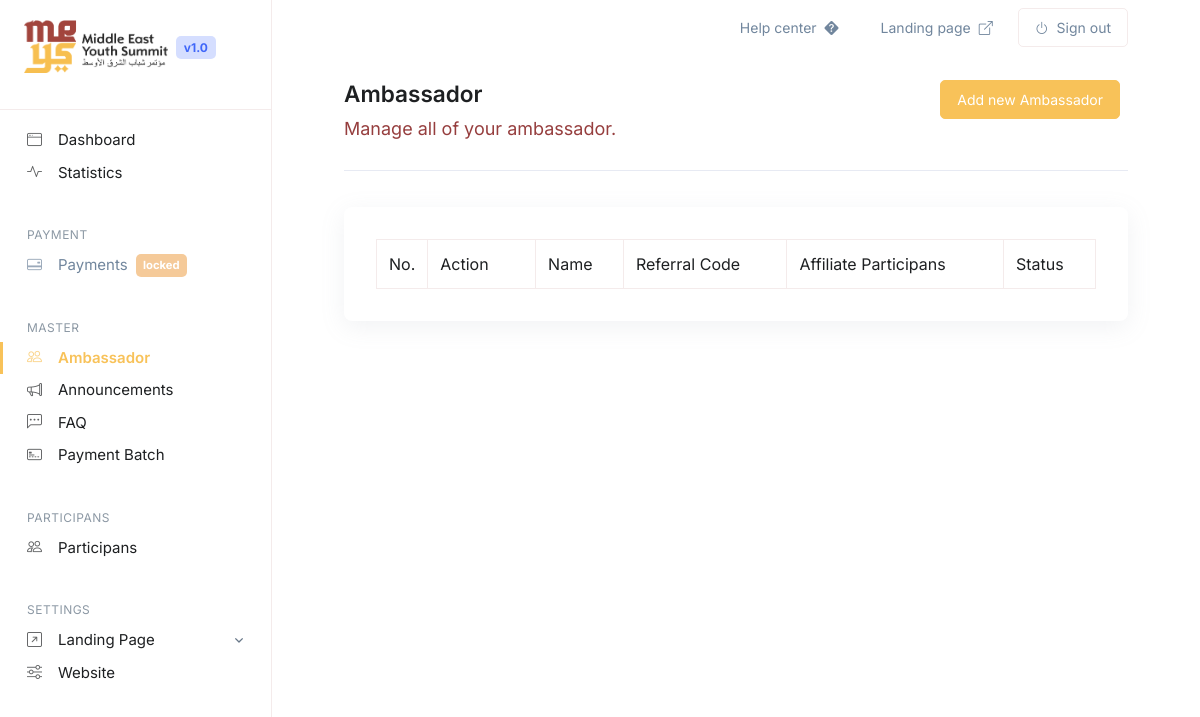
Before: /index.php/master/ambassador with the older database file.
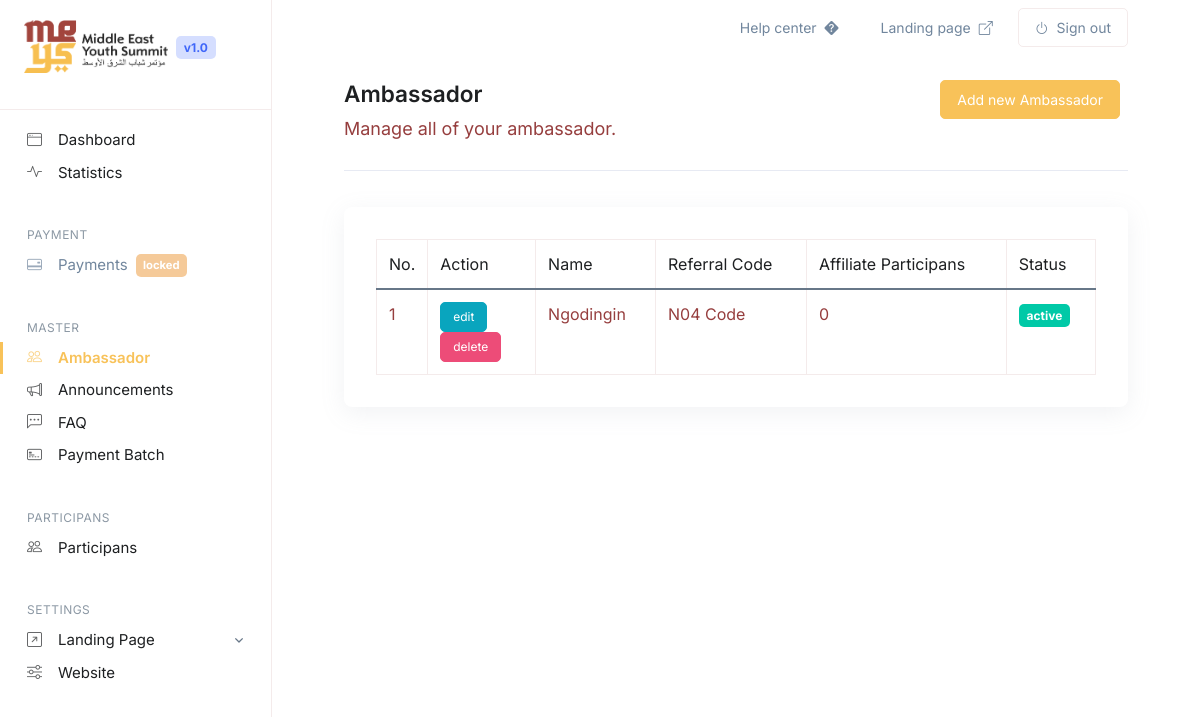
After: the same page with the newer database file.
### tables this page shows
CREATE TABLE `tb_ambassador` (
  `id` int(11) NOT NULL AUTO_INCREMENT,
  `fullname` varchar(50) DEFAULT NULL,
  `referral_code` varchar(50) NOT NULL DEFAULT '0',
  `photo` varchar(255) DEFAULT NULL,
  `email` varchar(50) DEFAULT NULL,
  `address` text DEFAULT NULL,
  `whatsapp_number` varchar(20) DEFAULT NULL,
  `nationality` varchar(50) DEFAULT NULL,
  `instagram` varchar(255) DEFAULT NULL,
  `tiktok` varchar(255) DEFAULT NULL,
  `institution` varchar(255) DEFAULT NULL,
  `occupation` varchar(255) DEFAULT NULL,
  `status` int(5) NOT NULL DEFAULT 1,
  `created_at` int(11) NOT NULL DEFAULT 0,
  `created_by` varchar(255) NOT NULL DEFAULT '0',
  `modified_at` int(11) NOT NULL DEFAULT 0,
  `modified_by` varchar(255) NOT NULL DEFAULT '0',
  `is_deleted` tinyint(1) NOT NULL DEFAULT 0,
  PRIMARY KEY (`id`)
);

### application/libraries/TemplateBack.php (called while the page is built)
<?php
class TemplateBack
{
    protected $_ci;
    public function __construct()
    {
        $this->_ci = &get_instance();
        $this->_ci->load->database();
    }
    public function getSettingsValue($key)
    {
        $query = $this->_ci->db->get_where('tb_settings', ['key' => $key]);
        return $query->row()->value;
    }
    public function view($content, $data = null)
    {
        $data['web_title'] = $this->getSettingsValue('web_title');
        $data['web_desc'] = $this->getSettingsValue('web_desc');
        $data['web_icon'] = $this->getSettingsValue('web_icon');
        $data['web_logo'] = $this->getSettingsValue('web_logo');
        $data['web_logo_white'] = $this->getSettingsValue('web_logo_white');
        $data['web_alamat'] = $this->getSettingsValue('web_alamat');
        $data['web_telepon'] = $this->getSettingsValue('web_telepon');
        $data['web_email'] = $this->getSettingsValue('web_email');
        $data['web_guidelines'] = $this->getSettingsValue('web_guidelines');
        $data['submission_deadline'] = $this->getSettingsValue('submission_deadline');
        $data['sosmed_ig'] = $this->getSettingsValue('sosmed_ig');
        $data['sosmed_twitter'] = $this->getSettingsValue('sosmed_twitter');
        $data['sosmed_facebook'] = $this->getSettingsValue('sosmed_facebook');
        $data['sosmed_yt'] = $this->getSettingsValue('sosmed_yt');
        $this->_ci->load->view('template/backend/header', $data);
        $this->_ci->load->view('template/alert', $data);
        $this->_ci->load->view('template/backend/navbar', $data);
        $this->_ci->load->view('template/backend/sidebar', $data);
        $this->_ci->load->view($content, $data);
        $this->_ci->load->view('template/backend/footer', $data);
    }
}

### application/controllers/Master.php (called while the page is built, shortened)
<?php
class Master extends CI_Controller
{
    public function ambassador()
    {
        $data['countries']      = $this->M_user->getAllCountries();
        $data['ambassador'] = $this->M_master->getAllAmbassador();
        $data['faq'] = $this->M_home->getFaqAll();
        $this->templateback->view('admin/master/ambassador', $data);
    }
}

### index.php (called while the page is built, shortened)
<?php
require_once BASEPATH.'core/CodeIgniter.php';

### application/models/M_master.php (called while the page is built, shortened)
<?php
class M_master extends CI_Model
{
    function getAllAmbassador(){
        return $this->db->get_where('tb_ambassador', ['is_deleted' => 0])->result();
    }
}

### application/views/admin/master/ambassador.php (the view, shortened to what this page needs)
<div class="docs-page-header">
	<div class="row align-items-center">
		<div class="col-sm">
			<h1 class="docs-page-header-title">Ambassador
				<button type="button" class="btn btn-primary btn-sm float-end me-2" data-bs-toggle="modal"
					data-bs-target="#tambah">Add new Ambassador</button>
			</h1>
			<p class="docs-page-header-text">Manage all of your ambassador.</p>
		</div>
	</div>
</div>
<div class="row">
	<div class="col-md-12">
		<div class="card">
			<div class="card-body">
				<table class="table table-bordered w-100 dataTables" id="table">
					<thead>
						<tr>
							<th width="5%">No.</th>
							<th width="15%">Action</th>
							<th>Name</th>
							<th>Referral Code</th>
							<th>Affiliate Participans</th>
							<th>Status</th>
						</tr>
					</thead>
					<tbody>
						<?php if(!empty($ambassador)):?>
						<?php $no = 1; foreach($ambassador as $key => $val):?>
						<tr>
							<td><?= $no++?></td>
							<td class="align-items-center">
								<button type="button" class="btn btn-info btn-xs" data-bs-toggle="modal"
									data-bs-target="#edit-<?= $val->id;?>">edit</button>
								<button type="button" class="btn btn-danger btn-xs" data-bs-toggle="modal"
									data-bs-target="#delete-<?= $val->id;?>">delete</button>
							</td>
							<td><?= $val->fullname;?></td>
							<td><?= $val->referral_code;?></td>
							<td>0</td>
							<td>
								<?php if($val->status == 1):?>
								<span class="badge bg-success">active</span>
								<?php else:?>
								<span class="badge bg-secondary">in-active</span>
								<?php endif;?>
							</td>
						</tr>
						<?php endforeach;?>
						<?php endif;?>
					</tbody>
				</table>
			</div>
		</div>
	</div>
</div>

### application/views/template/backend/header.php (shortened to what this page needs)
<!DOCTYPE html>
<html lang="en">
<head>
	<link rel="stylesheet" href="<?= base_url(); ?>assets/vendor/bootstrap-icons/font/bootstrap-icons.css">
	<link rel="stylesheet" href="<?= base_url(); ?>assets/plugin/sweetalert2/sweetalert2.min.css">
	<link rel="stylesheet" href="//cdn.datatables.net/1.11.5/css/dataTables.bootstrap5.min.css">
	<link rel="stylesheet" href="<?= base_url(); ?>assets/vendor/aos/dist/aos.css">
	<link rel="stylesheet" href="<?= base_url(); ?>assets/vendor/swiper/swiper-bundle.min.css">
	<link rel="stylesheet" href="https://cdn.jsdelivr.net/npm/intro.js@5.0.0/minified/introjs.min.css">
	<link rel="stylesheet" href="<?= base_url(); ?>assets/plugin/intro-js-modern.css">
	<link rel="stylesheet" type="text/css" href="https://cdn.jsdelivr.net/npm/daterangepicker/daterangepicker.css" />
	<link rel="stylesheet" href="https://cdnjs.cloudflare.com/ajax/libs/jquery-tagsinput/1.3.6/jquery.tagsinput.min.css"
 />
	<link rel="stylesheet" href="<?= base_url(); ?>assets/vendor/tom-select/dist/css/tom-select.bootstrap5.css">
	<link rel="stylesheet" href="<?= base_url(); ?>assets/css/theme.min.css">
	<link rel="stylesheet" href="<?= base_url(); ?>assets/css/docs.min.css">
	<link rel="stylesheet" href="<?= base_url(); ?>assets/css/custom.min.css">
</head>
<body class="navbar-sidebar-aside-lg">

### application/views/template/backend/navbar.php (shortened to what this page needs)
<header id="header" class="navbar navbar-expand navbar-fixed navbar-end navbar-light navbar-sticky-lg-top bg-white">
	<div class="container-fluid">
		<nav class="navbar-nav-wrap">
			<div class="row flex-grow-1">
				<div class="docs-navbar-sidebar-container d-flex align-items-center mb-2 mb-lg-0">
					<a class="navbar-brand" href="<?= site_url('dashboard'); ?>" aria-label="Space">
					</a>
					<a>
						<span class="badge bg-soft-primary text-primary">v1.0</span>
					</a>
				</div>
				<div class="col-md px-lg-0">
					<div class="d-flex justify-content-between align-items-center px-lg-5 px-xl-10">
						<ul class="navbar-nav p-0">
							<li class="nav-item">
								<a class="btn btn-ghost-secondary btn-sm" onclick="tournow()">
									Help center <i class="bi-question-diamond-fill ms-1"></i>
								</a>
							</li>
							<li class="nav-item" id="tour-landing-button">
								<a class="btn btn-ghost-secondary btn-sm" href="<?= base_url(); ?>" target="_blank">
									Landing page <i class="bi-box-arrow-up-right ms-1"></i>
								</a>
							</li>
							<li class="nav-item">
								<a class="btn btn-outline-secondary btn-sm" href="<?= site_url('sign-out'); ?>">
									<i class="bi-power me-1"></i> Sign out
								</a>
							</li>
						</ul>
					</div>
				</div>
			</div>
		</nav>
	</div>
</header>

### application/views/template/backend/sidebar.php (shortened to what this page needs)
<main id="content" role="main">
	<nav class="js-nav-scroller navbar navbar-expand-lg navbar-sidebar navbar-vertical navbar-light bg-white border-end"
		data-hs-nav-scroller-options='{
          "type": "vertical",
          "target": ".navbar-nav .active",
          "offset": 80
         }'>
		<button type="button" class="navbar-toggler btn btn-white d-grid w-100" data-bs-toggle="collapse"
			data-bs-target="#navbarVerticalNavMenu" aria-label="Toggle navigation" aria-expanded="false"
			aria-controls="navbarVerticalNavMenu">
			<span class="d-flex justify-content-between align-items-center">
				<span class="h3 mb-0">Nav menu</span>
				<span class="navbar-toggler-default">
				</span>
			</span>
		</button>
		<div id="navbarVerticalNavMenu" class="collapse navbar-collapse">
			<div class="navbar-brand-wrapper border-end" style="height: auto;">
				<div class="d-flex align-items-center mb-3">
					<a class="navbar-brand" href="<?= site_url('dashboard'); ?>" aria-label="Space">
						<img class="navbar-brand-logo" src="<?= base_url(); ?>assets/images/logo.png" alt="Logo">
					</a>
					<a class="navbar-brand-badge">
						<span class="badge bg-soft-primary text-primary ms-2">v1.0</span>
					</a>
				</div>
			</div>
			<div class="docs-navbar-sidebar-aside-body navbar-sidebar-aside-body">
				<ul id="navbarSettings" class="navbar-nav nav nav-vertical nav-tabs nav-tabs-borderless nav-sm">
					<li class="nav-item" id="tour-dashboard">
						<a class="nav-link <?= ($this->uri->segment(2) == "dashboard" ? "active" : "") ?>"
							href="<?= site_url('admin/dashboard'); ?>"><i class="bi bi-window nav-icon"></i> Dashboard</a>
					</li>
					<li class="nav-item" id="tour-statistics">
						<a class="nav-link <?= ($this->uri->segment(2) == "statistics" ? "active" : "") ?>"
							href="<?= site_url('admin/statistics'); ?>"><i class="bi bi-activity nav-icon"></i>
							Statistics</a>
					</li>
					<li class="nav-item">
						<span class="nav-subtitle">Payment</span>
					</li>
					<li class="nav-item" id="tour-payments">
						<a
							class="nav-link <?= ($this->uri->segment(2) == "payments" ? "active" : "") ?> text-secondary"><i
								class="bi bi-credit-card-2-back nav-icon"></i> Payments <span
								class="badge bg-warning ms-2">locked</span> </a>
					</li>
					<li class="nav-item">
						<span class="nav-subtitle">Master</span>
					</li>
					<li class="nav-item" id="tour-ambassador">
						<a class="nav-link <?= ($this->uri->segment(2) == "ambassador" ? "active" : "") ?>"
							href="<?= site_url('master/ambassador'); ?>"><i class="bi bi-people nav-icon"></i>
							Ambassador</a>
					</li>
					<li class="nav-item" id="tour-announcements">
						<a class="nav-link <?= ($this->uri->segment(2) == "announcements" ? "active" : "") ?>"
							href="<?= site_url('master/announcements'); ?>"><i class="bi bi-megaphone nav-icon"></i>
							Announcements</a>
					</li>
					<li class="nav-item" id="tour-faq">
						<a class="nav-link <?= ($this->uri->segment(2) == "faq" ? "active" : "") ?>"
							href="<?= site_url('master/faq'); ?>"><i class="bi bi-chat-left-dots nav-icon"></i>
							FAQ</a>
					</li>
					<li class="nav-item" id="tour-payment-batch">
						<a class="nav-link <?= ($this->uri->segment(2) == "payment-batch" ? "active" : "") ?>"
							href="<?= site_url('master/payment-batch'); ?>"><i
								class="bi bi-credit-card-2-front nav-icon"></i> Payment Batch</a>
					</li>
					<li class="nav-item">
						<span class="nav-subtitle">Participans</span>
					</li>
					<li class="nav-item" id="tour-participans">
						<a class="nav-link <?= ($this->uri->segment(2) == "participans" ? "active" : "") ?>"
							href="<?= site_url('admin/participans'); ?>"><i class="bi bi-people nav-icon"></i>
							Participans</a>
					</li>
					<li class="nav-item">
						<span class="nav-subtitle">Settings</span>
					</li>
					<li class="nav-item" id="tour-landing">
						<a class="nav-link dropdown-toggle <?= ($this->uri->segment(2) == "landing-page" ? "active" : "") ?>" href="#snippetsSidebarNavFeaturesCollapse2" role="button"
							data-bs-toggle="collapse" aria-expanded="false"
							aria-controls="snippetsSidebarNavFeaturesCollapse2"><i
								class="bi bi-arrow-up-right-square nav-icon"></i> Landing Page</a>
					</li>
					<li class="nav-item" id="tour-website">
						<a class="nav-link <?= ($this->uri->segment(2) == "settings" ? "active" : "") ?>"
							href="<?= site_url('admin/settings'); ?>"><i class="bi bi-sliders nav-icon"></i>
							Website</a>
					</li>
				</ul>
			</div>
		</div>
	</nav>
	<div class="navbar-sidebar-aside-content content-space-1 content-space-md-2 px-lg-5 px-xl-10">

### application/views/template/backend/footer.php (shortened to what this page needs)
</div>
</main>
</body>
</html>

Changed rows visible on the page:
added tb_ambassador: fullname "Ngodingin", referral_code "N04 Code", status "active"
